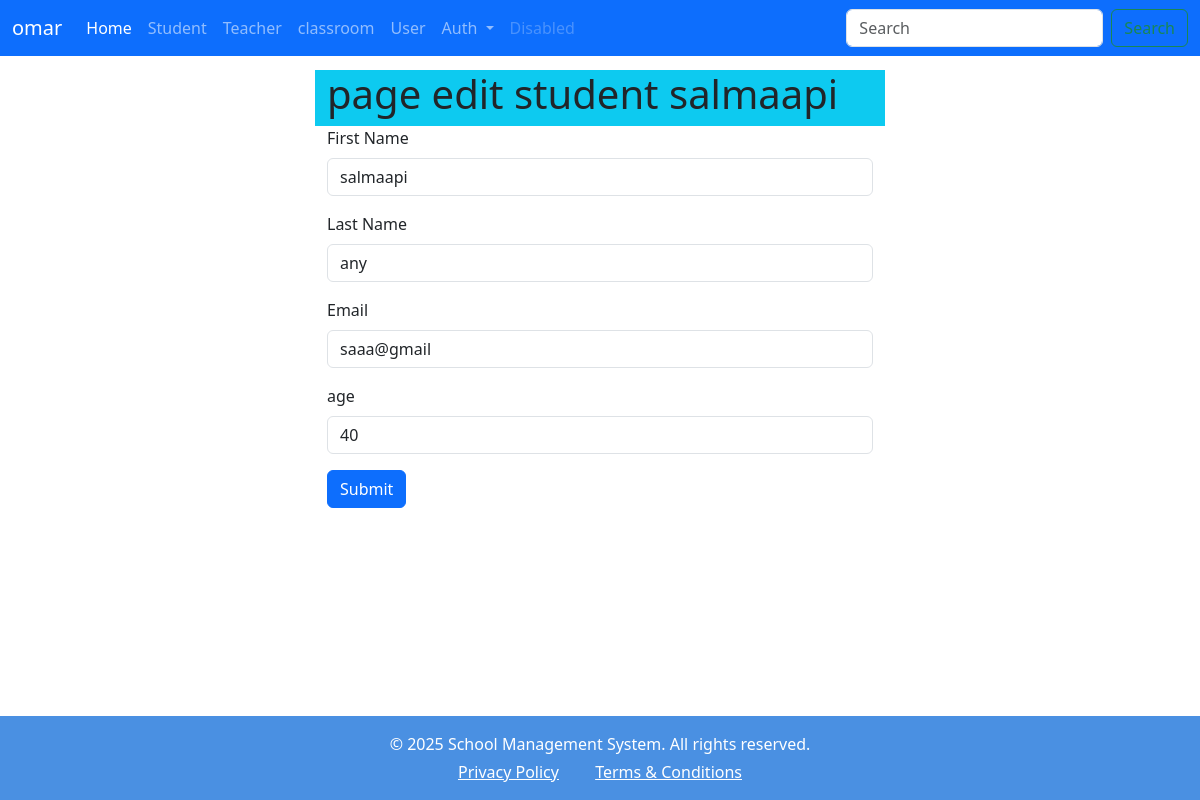
Page /student/edit.php?Id=4 (signed in) on the committed database.
### tables this page shows
CREATE TABLE `student_info` (
  `Id` int(11) NOT NULL,
  `first_name` varchar(250) NOT NULL,
  `last_name` varchar(250) NOT NULL,
  `email` varchar(250) NOT NULL,
  `age` int(11) NOT NULL,
  `user_id` int(11) DEFAULT NULL
);

### conect.php (called while the page is built, shortened)
<?php
class Conect
{
    private $conn;
    public function __construct()
    {
        $this->conn = mysqli_connect(self::host_name, self::user_name, self::password, self::db);
    }
    public function selectOne($tableNmae, $id): array
    {
        $id=(int) $id;
        $s = "select * from $tableNmae where Id = $id  limit 1";
        $row = $this->conn->query($s);
        if ($row->num_rows > 0) {
            $data = $row->fetch_assoc();
            return $data;
        }
        return [];
    }
}

### student/edit.php (the view, shortened to what this page needs)
<?php
include_once "../header.php";
include_once "../Conect.php";
$conct = new Conect();
$student = $conct->selectOne('student_info', $_GET['Id']);
?>
<div class="row justify-content-center">
    <div class="col-6 bg-info">
        <h1>page edit student <?php print  $student['first_name'] ?></h1>
    </div>
</div>
<div class="row justify-content-center">
    <div class="col-6">
        <form method="POST">
            <div class="mb-3">
                <label class="form-label">First Name</label>
                <input type="text" value="<?php print $student['first_name'] ?>" name='first_name' class="form-control">
            </div>
            <div class="mb-3">
                <label class="form-label">Last Name</label>
                <input type="text" value="<?php print $student['last_name'] ?>" class="form-control" name='last_name'>
            </div>
            <div class="mb-3">
                <label class="form-label">Email</label>
                <input type="email" value="<?php print $student['email'] ?>" name='email' class="form-control">
            </div>
            <div class="mb-3">
                <label class="form-label">age</label>
                <input type="number" value="<?php print $student['age'] ?>" name='age' class="form-control">
            </div>
            <button type="submit" class="btn btn-primary">Submit</button>
        </form>
    </div>
</div>
<?php include_once "../footer.php";

### assets/style.css (style rules this page uses)
body { padding-top: 70px; }

### rows in the picture
student_info: first_name "salmaapi", last_name "any", email "saaa@gmail", age "40"

### other values in the picture
$_SESSION['username'] "omar"
